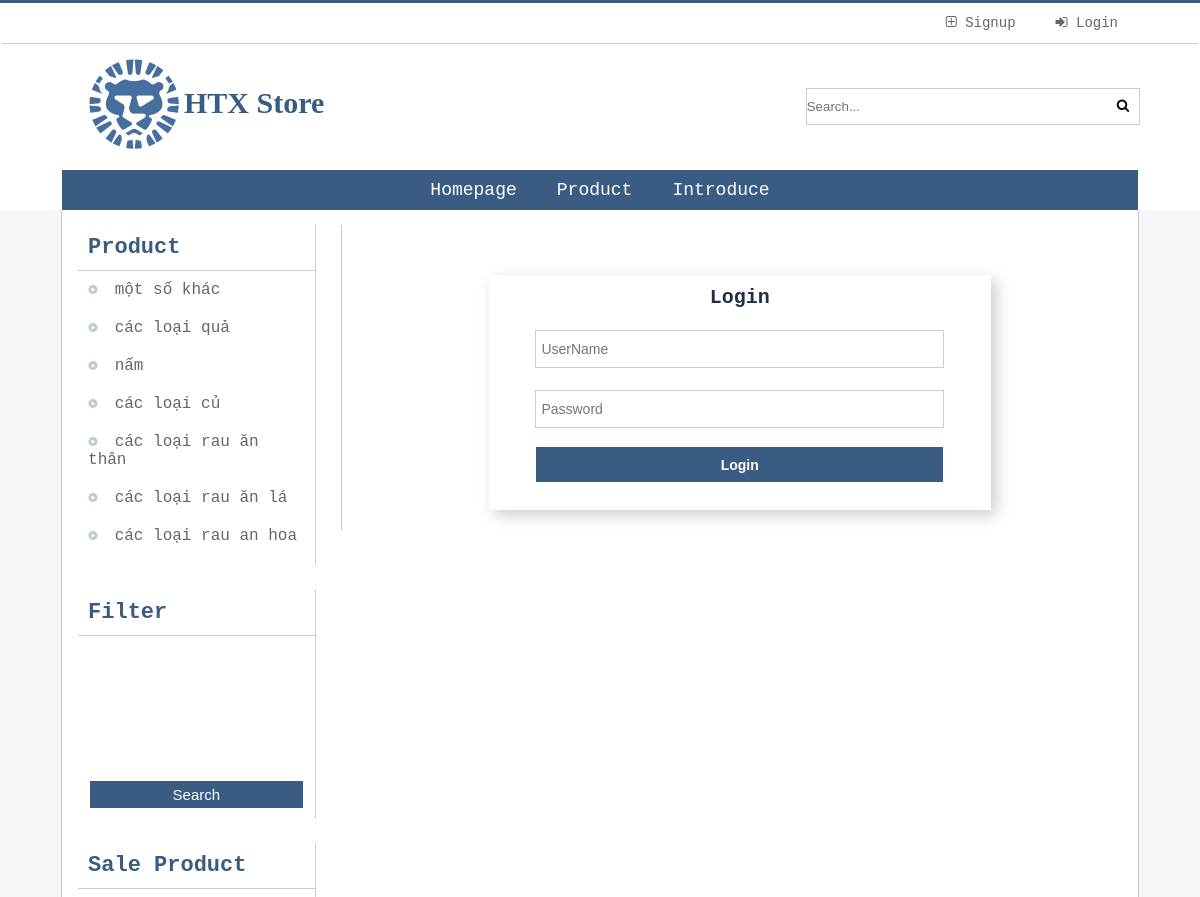
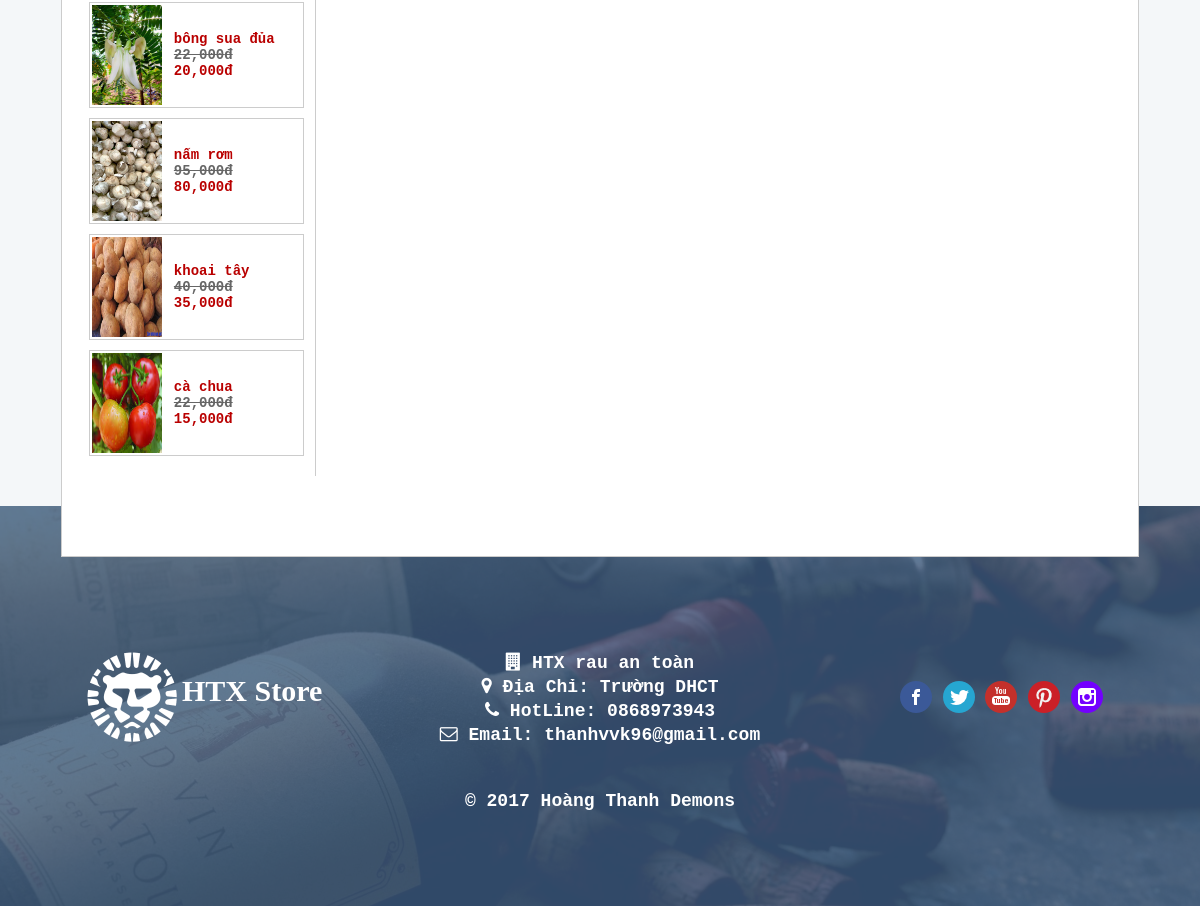
Page /index.php?p=login on the committed database (2 pictures, top to bottom).
### tables this page shows
CREATE TABLE `category` (
  `ID` int(5) NOT NULL,
  `CATEGORY_ID` char(6) NOT NULL,
  `NAME` varchar(30) DEFAULT NULL,
  `Describe` varchar(1000) DEFAULT NULL
);

CREATE TABLE `vegetable` (
  `ID` int(5) NOT NULL,
  `PRODUCT_ID` char(6) NOT NULL,
  `NAME` varchar(30) DEFAULT NULL,
  `IMAGE` varchar(100) DEFAULT NULL,
  `phandung` varchar(30) DEFAULT NULL,
  `noisx` varchar(40) DEFAULT NULL,
  `PRICE` float DEFAULT NULL,
  `QUANTITY` int(11) DEFAULT '0',
  `DISCOUNT` float DEFAULT '0',
  `CATEGORY_ID` int(5) DEFAULT NULL,
  `SUPPLIER_ID` int(5) DEFAULT NULL,
  `DICRIPTION` varchar(1000) DEFAULT NULL
);

### lib/dbHomePage.php (called while the page is built, shortened)
<?php
    function loadCategory()
    {
        $query = "
            Select * From category
            Order By CATEGORY_ID DESC;
        ";
        return mysqli_query($GLOBALS['conn'],$query);
    }
    function loadSaleVegetable()
    {
        $query = "
            Select * From vegetable
            WHERE DISCOUNT > 0
            Order By ID DESC
            LIMIT 0,4
        ";
        return mysqli_query($GLOBALS['conn'],$query);
    }
?>

### blocks/left/sale-product.php (the view)
<div class="menu-left">
    <a href="index.php?p=allproduct"><p>Sale Product</p></a>
    <?php
        $saleProduct = loadSaleVegetable();
        while($row_saleproduct = (mysqli_fetch_array($saleProduct))){
    ?>
        <div class="product-new">
            <a href="index.php?p=productdetail&idP=<?php echo $row_saleproduct['ID']; ?>">
            <table width="100%" >
                    <tr>
                        <td width="30%" align="center">
                            <img src="images/image/product/<?php echo $row_saleproduct['IMAGE']; ?>" alt=""/>
                        </td>
                        <td>
                            <p><?php echo $row_saleproduct['NAME']; ?></p>
                                <p class="left-price-sale">
                                    <?php echo number_format($row_saleproduct['DISCOUNT']);?>đ
                                </p>
                                <p class="right-price-sale">
                                    <?php echo number_format($row_saleproduct['PRICE']);?>đ
                                </p>
                        </td>
                    </tr>
            </table>
            </a>
        </div>
    <?php } ?>
</div>

### index.php (shortened to what this page needs)
<?php
    require "lib/dbHomePage.php";
?>
<!DOCTYPE html PUBLIC "-//W3C//DTD XHTML 1.0 Transitional//EN" "http://www.w3.org/TR/xhtml1/DTD/xhtml1-transitional.dtd">
<html xmlns="http://www.w3.org/1999/xhtml">
    <head>
        <link href="css/style.css" type="text/css"  rel="stylesheet"/>
        <link href="css/style-2.css" type="text/css"  rel="stylesheet"/>
        <link href="css/fonts.css" type="text/css" rel="stylesheet"/>
        <link href="css/vendors/font-awesome-4.7.0/css/font-awesome.min.css" type="text/css" rel="stylesheet"/>
    </head>
    <body>
    	<div id="wanner">
            <?php require "blocks/header.php" ; ?>
            <?php require "blocks/content.php" ; ?>
            <?php require "blocks/footer.php" ; ?>
        </div>
    </body>
</html>

### blocks/header.php (shortened to what this page needs)
<div id="header">
    <table id="table-header" >
        <tr>
            <td>
                <div class="right-header">
                    <div id="Menu-1">
                        <ul class="Menu-1-lv1">
                            <?php
                            if( !isset($_SESSION['username']) ){
                                ?>
                            <li>
                                <a href="index.php?p=createAccount">
                                <i class="fa fa-plus-square-o" aria-hidden="true"></i>
                                Signup
                                </a>
                            </li>
                                <li>
                                    <a href="index.php?p=login">
                                        <i class="fa fa-sign-in" aria-hidden="true"></i>
                                        Login
                                    </a>
                                </li>
                                <?php
                            }  ?>
                        </ul>
                    </div>
                </div>
            </td>
        </tr>
        <tr>
            <td>
                <table id="table-logo">
                    <tr>
                        <td width="50%">
                            <div class="Logo">
                                <a href="#">
                                    <img src="images/sc-lionicon-dribbble-2016.png" />
                                    <p>HTX Store</p>
                                </a>
                            </div>
                        </td>
                        <td width="30%" align="center">
                            <form action="index.php?p=Search" method="post">
                                <div id="search">
                                    <input type="text" name="box-search" id="box-search" placeholder="Search..."/>
                                    <button type="submit" name="bt-search" id="bt-search">
                                    <i class="fa fa-search" aria-hidden="true"></i>
                                    </button>
                                </div>
                            </form>
                        </td>
                    </tr>
                </table>
            </td>
        </tr>
        <tr>
            <td>
                <div id="Menu-2">
                    <ul class="Menu-2-lv1">
                        <li><a href="index.php">Homepage</a></li>
                        <li>
                            <a href="index.php?p=allproduct">Product</a>
                        </li>
                        <li><a href="#">Introduce</a></li>
                    </ul>
                </div>
            </td>
        </tr>
    </table>
</div>

### blocks/content.php (shortened to what this page needs)
<?php
    if( isset($_GET["p"]) )
        $p = $_GET["p"];
    else    $p = "";
?>
<div id="content">
    <?php
        switch($p)
        {
            case "login":
                if( !isset($_SESSION['username']) ){
                    require "left/left-content.php";
                    require "right/login.php";
                    break;
                }else{
                    require "banner.php";
                    require "main_products.php";
                    break;
                }
        }
    ?>
</div>

### blocks/left/left-content.php
<div class="left-content">
        <?php
            require "menu-left.php";
            require "selectCountry.php";
            require "sale-product.php";
        ?>
</div>

### blocks/left/menu-left.php
<div class="menu-left">
    <a href="index.php?p=allproduct"><p>Product</p></a>
    <ul class="menu-left-style">
        <?php
            $loadCategory = loadCategory();
            while($row = mysqli_fetch_array($loadCategory))
            {
        ?>
            <a href="index.php?p=typeProduct&idCategory=<?php echo $row['ID'] ?>">
                <li>
                    <?php echo $row['NAME'] ?>
                </li>
            </a>
        <?php
            }
        ?>
    </ul>
</div>

### blocks/left/selectCountry.php
<div class="menu-left">
    <a href="index.php?p=allproduct"><p>Filter</p></a>
    <form method="POST" action="">
        <div class="div_SCountry">
            <div class="scroll_country">
            </div>
            <div class="div_btSearchCountry">
                    <input type="submit" name="btSearchCountry" id="btSearchCountry" value="Search"/>
            </div>
        </div>
    </form>
</div>

### blocks/right/login.php (shortened to what this page needs)
<div class="right-content">
    <div class="form-login">
        <form action="" method="POST">
            <table width="100%"  class="table-form-login">
                <tr>
                    <td>
                        <p>Login</p>
                    </td>
                </tr>
                <tr>
                    <td align="center">
                        <input type="text" name="txtUser" id="txtUser" class="txt-form" placeholder="UserName"/>
                    </td>
                </tr>
                <tr>
                    <td align="center">
                        <input type="password" name="txtPass" id="txtPass" class="txt-form" placeholder="Password"/>
                    </td>
                </tr>
                <tr>
                    <td align="center">
                        <input type="submit" name="btLogin" id="btLogin" value="Login" class="bt-form"/>
                    </td>
                </tr>
            </table>
        </form>
    </div>
</div>

### blocks/footer.php
<div id="footer">
    <div class="footer-2">
        <div class="footer-3"></div>
        <table id="table-footer">
            <tr>
                <td width="33%">
                    <div class="Logo">
                        <a href="#">
                            <img src="images/dfgh.png" />
                            <p><font color="#fff">HTX Store</font></p>
                        </a>
                    </div>
                </td>
                <td width="34%" align="center">
                    <p>
                        <i class="fa fa-building" aria-hidden="true"></i>
                        HTX rau an toàn
                    </p>
                    <p>
                        <i class="fa fa-map-marker" aria-hidden="true"></i>
                        Địa Chỉ: Trường DHCT
                    </p>
                    <p>
                        <i class="fa fa-phone" aria-hidden="true"></i>
                        HotLine: 0868973943
                    </p>
                    <p>
                        <i class="fa fa-envelope-o" aria-hidden="true"></i>
                        Email: thanhvvk96@gmail.com
                    </p>
                </td>
                <td width="33%" align="center">
                    <a href="#"><img src="images/facebook.png"/></a>
                    <a href="#"><img src="images/twitter.png"/></a>
                    <a href="#"><img src="images/youtube (1).png"/></a>
                    <a href="#"><img src="images/pinterest.png"/></a>
                    <a href="#"><img src="images/instagram.png"/></a>
                </td>
            </tr>
            <tr height="80px">
                <td colspan="3" align="center">
                    <p>&copy; 2017 Hoàng Thanh Demons </p>
                </td>
            </tr>
        </table>
    </div>
</div>

### css/style-2.css (style rules this page uses)
.div_SCountry { width: 90%; height: auto; margin: auto; margin-top: 20px; }
.scroll_country { margin: auto; margin-bottom: 5px; width: 98%; height: 120px; overflow: scroll; overflow-x: hidden; color: #666; }
.div_btSearchCountry { width:100%; height: auto; text-align: center; }
#btSearchCountry { width: 100%; border: none; padding: 5px 5px; background: #3A5C83; font-size: 15px; color: #fff; cursor: pointer; }

### rows in the picture
category: NAME "một số khác"
category: NAME "các loại quả"
category: NAME "nấm"
category: NAME "các loại củ"
category: NAME "các loại rau ăn thân"
category: NAME "các loại rau ăn lá"
category: NAME "các loại rau an hoa"
vegetable: IMAGE (picture), NAME "bông sua đủa", DISCOUNT "22,000", PRICE "20,000"
vegetable: IMAGE (picture), NAME "nấm rơm", DISCOUNT "95,000", PRICE "80,000"
vegetable: IMAGE (picture), NAME "khoai tây", DISCOUNT "40,000", PRICE "35,000"
vegetable: IMAGE (picture), NAME "cà chua", DISCOUNT "22,000", PRICE "15,000"
